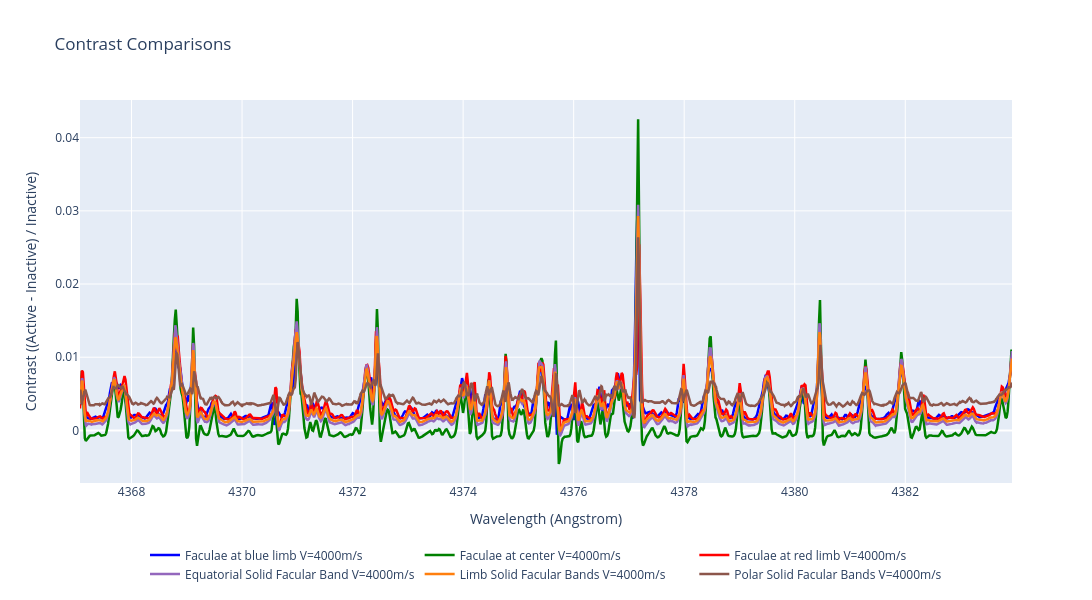

Notebook cell for this chart:
### Code cell
import os
import glob
import re
import numpy as np
import matplotlib.pyplot as plt
import plotly.graph_objects as go
from disk_utils import process_disk_directory, get_simulation_params

# Choose whether to explicitly define directories or search for them
use_explicit_dirs = True

# --- Option 1: Explicitly define active directories and custom labels ---
explicit_active_dirs = {
    #spots
    # './1_div2fac_4376.5109_4377.4913_fac_lat0_long45_r19_v4000/': 'Spot at blue limb',
    # './1_div2fac_4376.5109_4377.4913_fac_lat0_long0_r15_v4000/': 'Spot at center',
    # './1_div2fac_4376.5109_4377.4913_fac_lat0_long-45_r19_v4000/': 'Spot at red limb',

    #faculae
    './1_200G_4366.9979_4383.9923_fac_lat0_long45_r19_v4000/': 'Faculae at blue limb',
    './1_200G_4366.9979_4383.9923_fac_lat0_long0_r15_v4000/': 'Faculae at center',
    './1_200G_4366.9979_4383.9923_fac_lat0_long-45_r19_v4000/': 'Faculae at red limb',

    #'./1_200G_4366.9979_4383.9923_facrandom_n10_fill0.51_seed12345_v4000_i90': 'Random Faculae',
   # './1_200G_4366.9979_4383.9923_facbands_-5to+5_discfill0.07_area_n59_got0.075_rot0_seed12345_v4000_i90': 'Equatorial Peppered Facular Band',
    './1_200G_4366.9979_4384.0011_band_lat-3_3_v4000': 'Equatorial Solid Facular Band',
    './1_200G_4366.9979_4384.0011_band_lat19_22.5_v4000': 'Limb Solid Facular Bands',
    './1_200G_4366.9979_4384.0011_band_lat57_90_v4000': 'Polar Solid Facular Bands',


    #bands
    # './1_4376.5109_4377.4913_band_lat-2.5_2.5_v4000/': 'Equatorial band with Faculae',
    # './1_4376.5109_4377.4913_band_lat45_90_v4000/': 'Polar band with Faculae',

    #faculae 100G
#     './1_100G_4376.5109_4377.4913_fac_lat0_long45_r19_v4000/': 'Faculae 100G at blue limb',
    # './1_100G_4376.5109_4377.4913_fac_lat0_long0_r15_v4000/': 'Faculae 100G at center',
#     './1_100G_4376.5109_4377.4913_fac_lat0_long-45_r19_v4000/': 'Faculae 100G at red limb',
#    # './1_100G_4376.5109_4377.4913_fac_lat45_long0_r19_v4000/': 'Faculae 100G at bottom limb s',
     #'./1_100G_4376.5109_4377.4913_fac_lat-45_long0_r19_v4000/': 'Faculae 100G at top limb',

    #activity comparison top limb
    # './1_100G_4376.5109_4377.4913_fac_lat-45_long0_r19_v4000/': 'Faculae 100G at top limb',
    # './1_4376.5109_4377.4913_fac_lat-45_long0_r19_v4000/': 'Faculae 200G at top limb',
    # './1_300G_4376.5109_4377.4913_fac_lat-45_long0_r19_v4000/': 'Faculae 300G at top limb',

    #activity comparison disk center
    # './1_100G_4376.5109_4377.4913_fac_lat0_long0_r15_v4000/': 'Faculae 100G at disk center',
    # './1_4376.5109_4377.4913_fac_lat0_long0_r15_v4000/': 'Faculae 200G at disk center',
    # './1_300G_4376.5109_4377.4913_fac_lat0_long0_r15_v4000/': 'Faculae 300G at disk center',

    #no rotation vs rotation facular band
    #  './1_4376.5109_4377.4913_band_lat-2.5_2.5_v4000/': 'Band at center',
    #  './1_4376.5109_4377.4913_band_lat-2.5_2.5_v0/': 'Band at center',

}

# --- Option 2: Define strings that MUST be present in the directory name ---
search_strings = []

if use_explicit_dirs:
    active_dirs_dict = explicit_active_dirs
else:
    found_dirs = sorted([
        d for d in glob.glob('./*/') 
        if '__pycache__' not in d 
        and 'wdrift' not in d
        and all(s in d for s in search_strings)
    ])
    active_dirs_dict = {d: extract_features(d) for d in found_dirs}

# Always compare against the clean (lat0 / long0 / r0) disk for the same run.
def quiet_counterpart(active):
    """Path of the clean disk matching an active run.

    Built from the run's prefix rather than by substituting lat/long/r in the
    name, so it also works for names like 'facrandom_n185_fill0.51_seed12345'
    which contain no lat/long/r fields at all. Raises if no clean disk exists,
    rather than silently falling back to comparing a run against itself.
    """
    name = active.strip('./').rstrip('/')

    # Everything before the feature descriptor identifies the run
    # (prefix + wavelength window).
    m = re.search(r'_(facbands|facrandom|fac|band)_', name)
    if m is None:
        raise ValueError(
            f"Cannot find a '_fac_'/'_facrandom_'/'_facbands_'/'_band_' field in {active!r}")
    prefix = name[:m.start()]

    v_match = re.search(r'_v(\d+)', name)
    if v_match is None:
        raise ValueError(f"No '_v<velocity>' field in {active!r}")
    base = f"{prefix}_fac_lat0_long0_r0_v{v_match.group(1)}"

    # i90 is the default and carries no suffix on the quiet runs, while other
    # inclinations have their own quiet disk, so try the suffixed name first.
    inc_match = re.search(r'_i(\d+)$', name)
    candidates = []
    if inc_match:
        candidates.append(f"./{base}_i{inc_match.group(1)}/")
    candidates.append(f"./{base}/")

    for candidate in candidates:
        if os.path.isdir(candidate):
            return candidate
    raise FileNotFoundError(
        f"No clean counterpart directory for {active!r}; tried: {candidates}")


comparisons = []
for active, custom_label in active_dirs_dict.items():
    inactive = quiet_counterpart(active)
    # Don't compare the clean disk against itself
    if active.strip('./').rstrip('/') != inactive.strip('./').rstrip('/'):
        comparisons.append((active, inactive, custom_label))

def extract_features(dir_path):
    folder = dir_path.strip('./')
    idx = folder.find('_fac_')
    if idx != -1:
    # Add 1 to index to drop the leading underscore, or simply do .lstrip('_')
        return folder[idx + 1:] 
    return folder[idx:] if idx != -1 else folder

# Fields worth showing, in print order. The header also carries the full fac_r /
# fac_long / fac_lat lists, which run to hundreds of entries for a peppered
# field, so those are collapsed to a count rather than printed.
PARAM_FIELDS = ['disk_fill_phase_0', 'res3d', 'res2d', 'mode', 'ld',
                'v_eq', 'inc', 'N', 'fac_band']


def parse_params(directory):
    """Header of a run's csv as a dict.

    Split on ', ' only where the next token is 'key=', because list-valued
    fields (fac_r=[1.2, 3.4, ...]) contain commas of their own.
    """
    header = get_simulation_params(directory)
    if header == "Unknown parameters":
        return {}
    parts = re.split(r',\s*(?=[A-Za-z_][A-Za-z0-9_]*=)', header)
    out = {}
    for part in parts:
        if '=' in part:
            k, v = part.split('=', 1)
            out[k.strip()] = v.strip()
    return out


def describe_run(directory):
    """One-line summary of a run's parameters, for the printout."""
    prm = parse_params(directory)
    if not prm:
        return "no wavelength_shifts_inp*.csv found -> parameters unknown"

    bits = []
    for key in PARAM_FIELDS:
        if key in prm:
            val = prm[key]
            if key == 'disk_fill_phase_0':
                # Disc filling factor at phase 0, as written by actress_run.
                bits.append(f"disc_fill={float(val):.4f}")
            else:
                bits.append(f"{key}={val}")

    # Facula count, from whichever list field is present.
    for key in ('fac_r', 'fac_long', 'fac_lat'):
        if key in prm:
            bits.append(f"n_fac={prm[key].count(',') + 1 if prm[key] != '[]' else 0}")
            break
    return ', '.join(bits)


if comparisons:
    fig = go.Figure()

    # Series whose label names a limb/centre keep their meaning-matched colour.
    # Anything else (bands, random fields, ...) takes the next unused colour
    # from this list instead of every such series sharing one fallback.
    fallback_colors = ['#9467bd',   # purple
                       '#ff7f0e',   # orange
                       '#8c564b',   # brown
                       '#17becf',   # cyan
                       '#e377c2',   # pink
                       '#bcbd22']   # olive
    fallback_i = 0

    for dir_active, dir_inactive, custom_label in comparisons:
        try:
            # Retrieve the binned spectrum data again for the two disks
            bin_centers_active, binned_intensity_active = process_disk_directory(dir_active, phase_idx=0)
            bin_centers_inactive, binned_intensity_inactive = process_disk_directory(dir_inactive, phase_idx=0)

            # Calculate contrast: (active - inactive) / inactive
            # Assuming both arrays share the exact same bin centers
            contrast = (binned_intensity_active - binned_intensity_inactive) / binned_intensity_inactive

            v_match = re.search(r'_v(\d+)', dir_active)
            velocity = v_match.group(1) if v_match else "unknown"

            label_active = extract_features(dir_active)
            label_inactive = extract_features(dir_inactive)

            print(f"{custom_label}")
            print(f"  active : {dir_active.strip('./').rstrip('/')}")
            print(f"           {describe_run(dir_active)}")
            print(f"  quiet  : {dir_inactive.strip('./').rstrip('/')}")
            print(f"           {describe_run(dir_inactive)}")
            print(f"  max |contrast| = {np.nanmax(np.abs(contrast)):.4e}")

            if 'blue limb' in custom_label:
                color = 'blue'
            elif 'red limb' in custom_label:
                color = 'red'
            elif 'center' in custom_label:
                color = 'green'
            else:
                color = fallback_colors[fallback_i % len(fallback_colors)]
                fallback_i += 1

            fig.add_scatter(x=bin_centers_active, y=contrast, mode='lines',
                            line=dict(width=2.5, color=color),
                            name=f'{custom_label} V={velocity}m/s')
                     
        except Exception as e:
            print(f"Error processing contrast for {dir_active} vs {dir_inactive}: {e}")

    # # Add a horizontal line at 0 for reference
    # plt.axhline(0, color='black', linestyle='--', linewidth=1)

    fig.update_layout(width=1100, height=600,
                      xaxis_title='Wavelength (Angstrom)',
                      yaxis_title='Contrast ((Active - Inactive) / Inactive)',
                      title='Contrast Comparisons',
                      hovermode='x unified',
                      legend=dict(orientation='h', yanchor='top', y=-0.15,
                                  xanchor='center', x=0.5))
    fig.show()
else:
    print("Please provide at least one active directory to calculate contrast.")

### Figure 1 — Plotly figure (JSON) as saved in the notebook; plotly's stock layout.template omitted (floating-point values rounded to 4 significant figures; data arrays with more than 128 entries replaced by an {"elided": "..."} marker saying what was removed)
{"data": [{"line": {"color": "blue", "width": 2.5}, "mode": "lines", "name": "Faculae at blue limb V=4000m/s", "type": "scatter", "x": {"elided": "964 float values"}, "y": {"elided": "964 float values"}}, {"line": {"color": "green", "width": 2.5}, "mode": "lines", "name": "Faculae at center V=4000m/s", "type": "scatter", "x": {"elided": "964 float values"}, "y": {"elided": "964 float values"}}, {"line": {"color": "red", "width": 2.5}, "mode": "lines", "name": "Faculae at red limb V=4000m/s", "type": "scatter", "x": {"elided": "964 float values"}, "y": {"elided": "964 float values"}}, {"line": {"color": "#9467bd", "width": 2.5}, "mode": "lines", "name": "Equatorial Solid Facular Band V=4000m/s", "type": "scatter", "x": {"elided": "1928 float values"}, "y": {"elided": "1928 float values"}}, {"line": {"color": "#ff7f0e", "width": 2.5}, "mode": "lines", "name": "Limb Solid Facular Bands V=4000m/s", "type": "scatter", "x": {"elided": "1928 float values"}, "y": {"elided": "1928 float values"}}, {"line": {"color": "#8c564b", "width": 2.5}, "mode": "lines", "name": "Polar Solid Facular Bands V=4000m/s", "type": "scatter", "x": {"elided": "1928 float values"}, "y": {"elided": "1928 float values"}}], "layout": {"height": 600, "hovermode": "x unified", "legend": {"orientation": "h", "x": 0.5, "xanchor": "center", "y": -0.15, "yanchor": "top"}, "title": {"text": "Contrast Comparisons"}, "width": 1100, "xaxis": {"title": {"text": "Wavelength (Angstrom)"}}, "yaxis": {"title": {"text": "Contrast ((Active - Inactive) / Inactive)"}}}}
